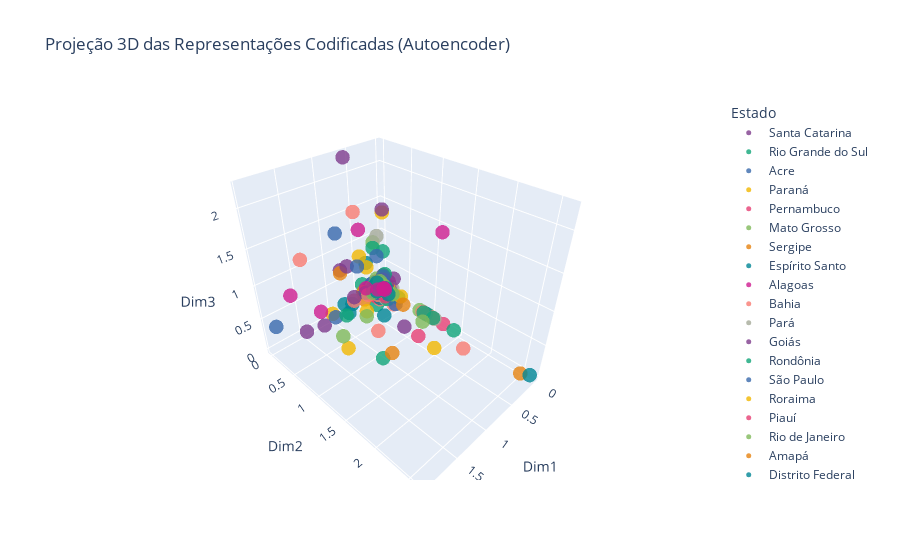

Source (notebook cell):
### Markdown cell above
A aplicação do modelo de Logistic Regression antes e depois da redução de dimensionalidade com Autoencoder revelou diferenças marcantes em desempenho e eficiência. Sem a redução, o modelo apresentou uma acurácia de 0,0667 e F1-score de 0,0540, com tempo de treino de 2,41 segundos, demonstrando alguma capacidade de identificar padrões, mas com baixa precisão geral. Após a redução para oito dimensões latentes, o tempo de treino caiu para 0,02 segundos, evidenciando um ganho significativo em eficiência computacional. Contudo, tanto a acurácia quanto o F1-score foram 0,0000, indicando perda total de capacidade preditiva. Essa queda pode ser explicada pela compressão excessiva dos dados, que eliminou informações relevantes, e pelo fato de o Autoencoder ser um método não supervisionado, que aprende a reconstruir os dados sem considerar as classes. Assim, conclui-se que, embora a redução de dimensionalidade melhore o desempenho computacional, ela deve ser aplicada com cautela para não comprometer a representatividade dos dados.

### Code cell
from sklearn.model_selection import train_test_split
import plotly.express as px

# Separa variável-alvo e preditoras
y = df['Estado']
X = df.drop(columns=['Estado'])

# Converte variáveis categóricas em numéricas (one-hot encoding)
X_encoded = pd.get_dummies(X, drop_first=True)

# Divide em conjuntos de treino e teste
X_train, X_test, y_train, y_test = train_test_split(
    X_encoded, y, test_size=0.2, random_state=42
)

# Cria DataFrame com as 3 primeiras dimensões codificadas (saída do encoder)
df_encoded = pd.DataFrame(X_train_encoded[:, :3], columns=['Dim1', 'Dim2', 'Dim3'])

# Adiciona a coluna da variável-alvo (Estado)
df_encoded['Estado'] = y_train.values

# Gera gráfico 3D interativo com Plotly
fig = px.scatter_3d(
    df_encoded, 
    x='Dim1', 
    y='Dim2', 
    z='Dim3',
    color='Estado',
    title='Projeção 3D das Representações Codificadas (Autoencoder)',
    opacity=0.8,
    color_discrete_sequence=px.colors.qualitative.Bold
)

# Ajusta tamanho dos pontos e exibe o gráfico
fig.update_traces(marker=dict(size=5))
fig.show()

### Figure 1 — Plotly figure (JSON) as saved in the notebook; plotly's stock layout.template omitted (floating-point values rounded to 4 significant figures)
{"data": [{"hovertemplate": "Estado=Santa Catarina<br>Dim1=%{x}<br>Dim2=%{y}<br>Dim3=%{z}<extra></extra>", "legendgroup": "Santa Catarina", "marker": {"color": "rgb(127, 60, 141)", "opacity": 0.8, "size": 5, "symbol": "circle"}, "mode": "markers", "name": "Santa Catarina", "scene": "scene", "showlegend": true, "type": "scatter3d", "x": [0.0, 1.447, 0.1439, 0.1229, 0.8017, 0.1568, 0.0, 0.0, 0.2394, 0.03561], "y": [0.0, 0.0, 0.1515, 0.1786, 0.0, 0.0, 0.0, 1.015, 0.1484, 0.0], "z": [0.0, 0.0, 0.0, 0.04217, 0.7061, 0.2094, 0.0, 0.0, 0.04189, 0.1196]}, {"hovertemplate": "Estado=Rio Grande do Sul<br>Dim1=%{x}<br>Dim2=%{y}<br>Dim3=%{z}<extra></extra>", "legendgroup": "Rio Grande do Sul", "marker": {"color": "rgb(17, 165, 121)", "opacity": 0.8, "size": 5, "symbol": "circle"}, "mode": "markers", "name": "Rio Grande do Sul", "scene": "scene", "showlegend": true, "type": "scatter3d", "x": [0.0, 0.0, 0.07077, 0.00249, 0.4261, 0.0, 1.153, 0.1987, 0.09149, 0.3555], "y": [0.0, 0.9365, 0.0, 0.0, 0.0, 0.0, 1.213, 0.1844, 0.08841, 0.2327], "z": [0.6729, 0.0, 0.0, 0.0, 0.2916, 0.09085, 0.1222, 0.0, 0.06266, 0.002027]}, {"hovertemplate": "Estado=Acre<br>Dim1=%{x}<br>Dim2=%{y}<br>Dim3=%{z}<extra></extra>", "legendgroup": "Acre", "marker": {"color": "rgb(57, 105, 172)", "opacity": 0.8, "size": 5, "symbol": "circle"}, "mode": "markers", "name": "Acre", "scene": "scene", "showlegend": true, "type": "scatter3d", "x": [0.001355, 0.141, 0.0, 0.0, 0.0, 0.8339, 1.957, 0.02076, 0.05255, 0.04215], "y": [0.00502, 0.0, 0.01662, 0.0, 0.0, 0.0, 0.1642, 0.0, 0.04094, 0.05836], "z": [0.0033, 0.02907, 0.1318, 0.0, 0.01678, 1.286, 0.4829, 0.0, 0.1247, 0.0]}, {"hovertemplate": "Estado=Paraná<br>Dim1=%{x}<br>Dim2=%{y}<br>Dim3=%{z}<extra></extra>", "legendgroup": "Paraná", "marker": {"color": "rgb(242, 183, 1)", "opacity": 0.8, "size": 5, "symbol": "circle"}, "mode": "markers", "name": "Paraná", "scene": "scene", "showlegend": true, "type": "scatter3d", "x": [0.0008554, 0.0687, 0.0, 0.9939, 0.4914, 0.0, 0.1644, 0.1722, 0.06598, 0.01036, 0.1798, 0.0, 0.08893], "y": [0.0, 0.0, 0.0, 0.0, 1.478, 0.01127, 0.007464, 0.0, 0.0, 0.0, 0.0, 0.0, 0.0], "z": [0.004056, 0.0, 0.0, 0.0583, 0.03706, 0.05469, 0.07391, 0.1776, 0.06886, 0.00436, 0.07742, 1.299, 0.0]}, {"hovertemplate": "Estado=Pernambuco<br>Dim1=%{x}<br>Dim2=%{y}<br>Dim3=%{z}<extra></extra>", "legendgroup": "Pernambuco", "marker": {"color": "rgb(231, 63, 116)", "opacity": 0.8, "size": 5, "symbol": "circle"}, "mode": "markers", "name": "Pernambuco", "scene": "scene", "showlegend": true, "type": "scatter3d", "x": [0.0, 0.09749, 0.2413, 0.03906, 0.1574, 0.1204, 0.0, 0.1497, 0.0, 0.0, 0.04721], "y": [0.1231, 0.0, 0.0, 0.0, 0.003679, 0.02412, 0.02657, 0.1201, 0.02857, 1.215, 0.0], "z": [0.0, 0.0, 0.01098, 0.04191, 0.1085, 0.0, 0.0, 0.0, 0.02894, 0.0, 0.07584]}, {"hovertemplate": "Estado=Mato Grosso<br>Dim1=%{x}<br>Dim2=%{y}<br>Dim3=%{z}<extra></extra>", "legendgroup": "Mato Grosso", "marker": {"color": "rgb(128, 186, 90)", "opacity": 0.8, "size": 5, "symbol": "circle"}, "mode": "markers", "name": "Mato Grosso", "scene": "scene", "showlegend": true, "type": "scatter3d", "x": [0.0, 0.01092, 0.01671, 0.03647, 0.0, 0.005643, 0.2359, 0.0, 0.1661, 0.0918, 0.05357, 0.1504], "y": [0.1441, 0.0, 0.1269, 0.0, 0.0, 0.0, 0.0507, 0.7659, 0.01007, 0.0, 0.0, 0.1359], "z": [0.0, 0.07447, 0.09526, 0.1705, 0.06799, 0.1456, 0.9381, 0.0, 0.0, 0.08322, 0.06733, 0.0009866]}, {"hovertemplate": "Estado=Sergipe<br>Dim1=%{x}<br>Dim2=%{y}<br>Dim3=%{z}<extra></extra>", "legendgroup": "Sergipe", "marker": {"color": "rgb(230, 131, 16)", "opacity": 0.8, "size": 5, "symbol": "circle"}, "mode": "markers", "name": "Sergipe", "scene": "scene", "showlegend": true, "type": "scatter3d", "x": [0.0, 0.05701, 0.2106, 0.05332, 0.0, 1.039, 0.01862, 0.009159, 0.8027, 0.3922], "y": [0.0, 2.508, 0.07096, 0.1402, 0.05627, 1.258, 0.0, 0.0, 0.0, 0.0], "z": [0.1423, 0.0, 0.0, 0.0, 0.0, 0.164, 0.04274, 0.0, 0.6595, 0.0]}, {"hovertemplate": "Estado=Espírito Santo<br>Dim1=%{x}<br>Dim2=%{y}<br>Dim3=%{z}<extra></extra>", "legendgroup": "Espírito Santo", "marker": {"color": "rgb(0, 134, 149)", "opacity": 0.8, "size": 5, "symbol": "circle"}, "mode": "markers", "name": "Espírito Santo", "scene": "scene", "showlegend": true, "type": "scatter3d", "x": [0.6299, 0.0, 0.01922, 0.1044, 0.1134, 0.0, 0.1069, 0.00701, 0.3379], "y": [0.0008984, 0.0, 0.02597, 0.0, 0.01267, 0.0, 0.004776, 0.0, 0.0], "z": [0.03939, 0.0691, 0.04554, 0.08381, 0.0, 0.0, 0.07734, 0.0, 0.6214]}, {"hovertemplate": "Estado=Alagoas<br>Dim1=%{x}<br>Dim2=%{y}<br>Dim3=%{z}<extra></extra>", "legendgroup": "Alagoas", "marker": {"color": "rgb(207, 28, 144)", "opacity": 0.8, "size": 5, "symbol": "circle"}, "mode": "markers", "name": "Alagoas", "scene": "scene", "showlegend": true, "type": "scatter3d", "x": [1.361, 0.1997, 0.002321, 0.0, 0.0, 0.02356, 0.06151, 0.0, 0.007324, 0.001401, 0.1378], "y": [0.2742, 0.1233, 0.1602, 0.1198, 0.01416, 0.0, 0.1386, 0.0, 0.05601, 0.0, 0.0], "z": [0.4489, 0.0, 0.1175, 0.1929, 0.03338, 0.1697, 0.0, 0.0, 0.007528, 0.1286, 0.1485]}, {"hovertemplate": "Estado=Bahia<br>Dim1=%{x}<br>Dim2=%{y}<br>Dim3=%{z}<extra></extra>", "legendgroup": "Bahia", "marker": {"color": "rgb(249, 123, 114)", "opacity": 0.8, "size": 5, "symbol": "circle"}, "mode": "markers", "name": "Bahia", "scene": "scene", "showlegend": true, "type": "scatter3d", "x": [0.198, 0.0, 0.02506, 0.1206, 0.05048, 0.2689, 0.1986, 0.1689, 0.0, 0.2278, 0.05537], "y": [0.1323, 0.005743, 0.0, 0.06679, 0.0, 0.0, 1.729, 0.3959, 0.05087, 0.1594, 0.0], "z": [0.0, 0.0, 0.1364, 0.03569, 0.0, 0.1357, 0.0, 0.0, 0.01635, 0.0, 0.08171]}, {"hovertemplate": "Estado=Pará<br>Dim1=%{x}<br>Dim2=%{y}<br>Dim3=%{z}<extra></extra>", "legendgroup": "Pará", "marker": {"color": "rgb(165, 170, 153)", "opacity": 0.8, "size": 5, "symbol": "circle"}, "mode": "markers", "name": "Pará", "scene": "scene", "showlegend": true, "type": "scatter3d", "x": [0.002478, 0.1694, 0.0, 0.0, 0.0, 0.01361, 0.03686, 0.09709, 0.003968, 0.1138, 0.0], "y": [0.0, 0.0, 0.2024, 0.0, 1.055, 0.01894, 0.01774, 0.1364, 0.0, 0.0, 0.0], "z": [0.01656, 0.1051, 0.09625, 0.07152, 0.0, 0.1442, 0.02216, 0.06034, 0.02725, 0.9707, 0.005259]}, {"hovertemplate": "Estado=Goiás<br>Dim1=%{x}<br>Dim2=%{y}<br>Dim3=%{z}<extra></extra>", "legendgroup": "Goiás", "marker": {"color": "rgb(127, 60, 141)", "opacity": 0.8, "size": 5, "symbol": "circle"}, "mode": "markers", "name": "Goiás", "scene": "scene", "showlegend": true, "type": "scatter3d", "x": [0.008735, 0.1552, 0.3152, 0.0, 0.0, 0.07957, 0.0, 1.194, 0.0, 0.0, 0.0, 0.01281, 0.0], "y": [0.0, 0.0, 0.003371, 0.0, 0.0, 0.0552, 0.1544, 0.06603, 0.2279, 0.0, 0.002625, 0.01521, 0.0], "z": [0.09285, 0.07242, 0.1601, 0.0, 1.345, 0.0, 0.032, 0.0, 0.2972, 0.2557, 0.04412, 0.05625, 0.1412]}, {"hovertemplate": "Estado=Rondônia<br>Dim1=%{x}<br>Dim2=%{y}<br>Dim3=%{z}<extra></extra>", "legendgroup": "Rondônia", "marker": {"color": "rgb(17, 165, 121)", "opacity": 0.8, "size": 5, "symbol": "circle"}, "mode": "markers", "name": "Rondônia", "scene": "scene", "showlegend": true, "type": "scatter3d", "x": [0.03555, 0.001468, 0.03304, 0.1949, 0.03514, 0.007447, 0.2797, 0.02843, 0.0, 0.1636, 0.0], "y": [0.08754, 0.1392, 0.0, 0.0, 0.0, 0.0, 0.00476, 0.1707, 1.406, 0.04153, 0.03371], "z": [0.0, 0.0, 0.01222, 0.8102, 0.05561, 0.0, 0.09228, 0.0, 0.0, 0.1451, 0.289]}, {"hovertemplate": "Estado=São Paulo<br>Dim1=%{x}<br>Dim2=%{y}<br>Dim3=%{z}<extra></extra>", "legendgroup": "São Paulo", "marker": {"color": "rgb(57, 105, 172)", "opacity": 0.8, "size": 5, "symbol": "circle"}, "mode": "markers", "name": "São Paulo", "scene": "scene", "showlegend": true, "type": "scatter3d", "x": [0.0, 0.2407, 0.04394, 0.2306, 0.01615, 0.003903, 1.009, 0.1911, 0.01686], "y": [0.02087, 0.0, 0.05743, 0.0, 0.0, 0.07202, 0.08894, 0.1071, 0.0], "z": [0.0, 0.2102, 0.0, 0.2122, 0.1411, 0.0, 0.056, 0.1308, 0.07676]}, {"hovertemplate": "Estado=Roraima<br>Dim1=%{x}<br>Dim2=%{y}<br>Dim3=%{z}<extra></extra>", "legendgroup": "Roraima", "marker": {"color": "rgb(242, 183, 1)", "opacity": 0.8, "size": 5, "symbol": "circle"}, "mode": "markers", "name": "Roraima", "scene": "scene", "showlegend": true, "type": "scatter3d", "x": [0.1061, 0.04259, 0.0, 0.5607, 0.4545, 0.06337, 0.1455, 0.0, 0.3275, 1.259, 0.1347], "y": [0.1861, 0.2168, 0.0, 0.2406, 0.0, 0.1255, 0.0, 0.1076, 0.0, 0.6613, 0.1898], "z": [0.0, 0.0, 0.1084, 0.0, 0.7792, 0.0, 0.05091, 0.05547, 0.5417, 0.0, 0.0]}, {"hovertemplate": "Estado=Piauí<br>Dim1=%{x}<br>Dim2=%{y}<br>Dim3=%{z}<extra></extra>", "legendgroup": "Piauí", "marker": {"color": "rgb(231, 63, 116)", "opacity": 0.8, "size": 5, "symbol": "circle"}, "mode": "markers", "name": "Piauí", "scene": "scene", "showlegend": true, "type": "scatter3d", "x": [0.2448, 0.0, 0.1485, 0.1411, 0.007987, 0.02409, 0.1216, 0.02803, 0.0, 0.01283, 0.4329], "y": [0.1121, 0.05126, 0.0, 0.0, 0.0, 0.0, 0.004403, 0.2372, 0.0, 0.0, 1.143], "z": [0.03221, 0.01665, 0.02512, 0.0, 0.0, 0.0, 0.0, 0.0, 0.0, 0.1826, 0.0]}, {"hovertemplate": "Estado=Rio de Janeiro<br>Dim1=%{x}<br>Dim2=%{y}<br>Dim3=%{z}<extra></extra>", "legendgroup": "Rio de Janeiro", "marker": {"color": "rgb(128, 186, 90)", "opacity": 0.8, "size": 5, "symbol": "circle"}, "mode": "markers", "name": "Rio de Janeiro", "scene": "scene", "showlegend": true, "type": "scatter3d", "x": [0.1058, 0.0334, 0.1361, 1.155, 0.1132, 0.0, 0.2403, 0.09106, 0.6402], "y": [0.02576, 0.0, 0.0, 0.4262, 0.2499, 0.9172, 0.0, 0.04908, 0.3269], "z": [0.06368, 0.1043, 0.2569, 0.0, 0.0, 0.0, 0.1508, 0.06479, 0.0]}, {"hovertemplate": "Estado=Amapá<br>Dim1=%{x}<br>Dim2=%{y}<br>Dim3=%{z}<extra></extra>", "legendgroup": "Amapá", "marker": {"color": "rgb(230, 131, 16)", "opacity": 0.8, "size": 5, "symbol": "circle"}, "mode": "markers", "name": "Amapá", "scene": "scene", "showlegend": true, "type": "scatter3d", "x": [0.001478, 0.07268, 0.4959, 0.0, 0.08085, 0.1324, 0.01849, 0.03521, 0.1557], "y": [0.0, 0.06101, 0.1062, 0.0, 0.0, 0.0, 0.0, 0.18, 0.01611], "z": [0.0787, 0.02578, 0.2388, 0.0, 0.1893, 0.1366, 0.0, 0.0, 0.0]}, {"hovertemplate": "Estado=Distrito Federal<br>Dim1=%{x}<br>Dim2=%{y}<br>Dim3=%{z}<extra></extra>", "legendgroup": "Distrito Federal", "marker": {"color": "rgb(0, 134, 149)", "opacity": 0.8, "size": 5, "symbol": "circle"}, "mode": "markers", "name": "Distrito Federal", "scene": "scene", "showlegend": true, "type": "scatter3d", "x": [0.004585, 0.0, 0.09974, 0.8655, 0.09256, 0.1979, 7.104e-05, 0.3638, 0.77, 0.0, 0.0], "y": [0.0, 2.606, 0.0, 0.2212, 0.2059, 0.1413, 0.0, 0.0, 0.0, 0.0, 0.8878], "z": [0.119, 0.0, 0.1477, 0.1258, 0.0702, 0.0, 0.02532, 0.1079, 0.1097, 0.0, 0.0]}, {"hovertemplate": "Estado=Paraíba<br>Dim1=%{x}<br>Dim2=%{y}<br>Dim3=%{z}<extra></extra>", "legendgroup": "Paraíba", "marker": {"color": "rgb(207, 28, 144)", "opacity": 0.8, "size": 5, "symbol": "circle"}, "mode": "markers", "name": "Paraíba", "scene": "scene", "showlegend": true, "type": "scatter3d", "x": [0.1046, 0.11, 0.0004671, 0.0, 0.004471, 0.1048, 0.1076, 1.607, 5.149e-05, 0.1439], "y": [0.07942, 0.1092, 0.1788, 0.09457, 0.0, 0.0, 0.0, 0.0, 0.0, 0.004748], "z": [0.0002014, 0.07743, 0.0, 0.02765, 0.0, 0.02835, 0.0007034, 0.6922, 0.03424, 0.0]}, {"hovertemplate": "Estado=Amazonas<br>Dim1=%{x}<br>Dim2=%{y}<br>Dim3=%{z}<extra></extra>", "legendgroup": "Amazonas", "marker": {"color": "rgb(249, 123, 114)", "opacity": 0.8, "size": 5, "symbol": "circle"}, "mode": "markers", "name": "Amazonas", "scene": "scene", "showlegend": true, "type": "scatter3d", "x": [0.3191, 0.0, 0.0, 0.168, 0.09552, 1.397, 0.04345, 0.1785, 0.0, 0.06417, 0.6138], "y": [0.0, 0.8256, 1.013, 0.05909, 0.3245, 0.0, 0.0, 0.07768, 0.09307, 0.0, 0.0263], "z": [0.04648, 0.0, 0.0, 0.0, 0.0, 1.132, 0.02268, 0.1362, 0.0, 0.05799, 0.1063]}, {"hovertemplate": "Estado=Não informado<br>Dim1=%{x}<br>Dim2=%{y}<br>Dim3=%{z}<extra></extra>", "legendgroup": "Não informado", "marker": {"color": "rgb(165, 170, 153)", "opacity": 0.8, "size": 5, "symbol": "circle"}, "mode": "markers", "name": "Não informado", "scene": "scene", "showlegend": true, "type": "scatter3d", "x": [0.0756, 0.0, 0.1222, 0.0, 0.1526, 0.008371, 0.0, 0.02982], "y": [0.06355, 0.0, 0.08856, 0.02013, 0.2135, 0.05733, 0.0, 0.03355], "z": [0.0, 0.05729, 0.1055, 0.0, 0.0, 0.0, 0.07028, 0.1358]}, {"hovertemplate": "Estado=Minas Gerais<br>Dim1=%{x}<br>Dim2=%{y}<br>Dim3=%{z}<extra></extra>", "legendgroup": "Minas Gerais", "marker": {"color": "rgb(127, 60, 141)", "opacity": 0.8, "size": 5, "symbol": "circle"}, "mode": "markers", "name": "Minas Gerais", "scene": "scene", "showlegend": true, "type": "scatter3d", "x": [0.009114, 0.6521, 0.6815, 0.06752, 0.0, 0.4247, 0.01299, 0.0743, 0.6178, 0.1338], "y": [0.0, 0.08585, 0.0, 0.1604, 0.08151, 0.8698, 0.0, 0.04999, 0.0, 0.01683], "z": [0.1795, 0.2207, 0.7167, 0.0, 0.08852, 0.0, 0.04109, 0.04805, 2.23, 0.0]}, {"hovertemplate": "Estado=Rio Grande do Norte<br>Dim1=%{x}<br>Dim2=%{y}<br>Dim3=%{z}<extra></extra>", "legendgroup": "Rio Grande do Norte", "marker": {"color": "rgb(17, 165, 121)", "opacity": 0.8, "size": 5, "symbol": "circle"}, "mode": "markers", "name": "Rio Grande do Norte", "scene": "scene", "showlegend": true, "type": "scatter3d", "x": [0.0, 0.0, 0.0, 0.0, 0.2002, 0.0, 0.1397, 0.0008604, 0.8318, 0.2147], "y": [0.8451, 1.026, 0.002058, 0.3283, 0.0, 0.0, 0.241, 0.0409, 0.1087, 0.0], "z": [0.0, 0.0, 0.05144, 0.0, 0.1436, 0.06807, 0.0, 0.06617, 0.0, 0.05757]}, {"hovertemplate": "Estado=Tocantins<br>Dim1=%{x}<br>Dim2=%{y}<br>Dim3=%{z}<extra></extra>", "legendgroup": "Tocantins", "marker": {"color": "rgb(57, 105, 172)", "opacity": 0.8, "size": 5, "symbol": "circle"}, "mode": "markers", "name": "Tocantins", "scene": "scene", "showlegend": true, "type": "scatter3d", "x": [0.03182, 0.0, 0.04949, 0.123, 0.09329, 0.0, 0.4994, 0.1999, 0.1506, 0.0], "y": [0.02783, 0.0, 0.0, 0.0, 0.0, 0.0, 0.0, 0.4696, 0.0, 0.02011], "z": [0.09162, 0.1115, 0.0, 0.644, 0.04505, 0.231, 0.6328, 0.05967, 0.0, 0.0]}, {"hovertemplate": "Estado=Não identificado<br>Dim1=%{x}<br>Dim2=%{y}<br>Dim3=%{z}<extra></extra>", "legendgroup": "Não identificado", "marker": {"color": "rgb(242, 183, 1)", "opacity": 0.8, "size": 5, "symbol": "circle"}, "mode": "markers", "name": "Não identificado", "scene": "scene", "showlegend": true, "type": "scatter3d", "x": [0.0], "y": [0.3782], "z": [0.04879]}, {"hovertemplate": "Estado=Exterior<br>Dim1=%{x}<br>Dim2=%{y}<br>Dim3=%{z}<extra></extra>", "legendgroup": "Exterior", "marker": {"color": "rgb(231, 63, 116)", "opacity": 0.8, "size": 5, "symbol": "circle"}, "mode": "markers", "name": "Exterior", "scene": "scene", "showlegend": true, "type": "scatter3d", "x": [0.1723, 0.1187, 0.0, 0.0, 0.07794, 0.1349, 0.08876], "y": [0.2219, 0.05559, 0.0, 0.0, 0.1163, 0.0, 0.05256], "z": [0.05914, 0.06768, 0.0, 0.05869, 0.0, 0.04764, 0.0284]}, {"hovertemplate": "Estado=Ceará<br>Dim1=%{x}<br>Dim2=%{y}<br>Dim3=%{z}<extra></extra>", "legendgroup": "Ceará", "marker": {"color": "rgb(128, 186, 90)", "opacity": 0.8, "size": 5, "symbol": "circle"}, "mode": "markers", "name": "Ceará", "scene": "scene", "showlegend": true, "type": "scatter3d", "x": [0.06948, 0.1004, 0.2232, 0.0857, 0.165, 0.0, 0.0, 0.0, 0.01111, 0.002415], "y": [0.0, 0.0, 0.0, 0.004431, 0.9748, 0.2025, 0.1903, 0.0, 0.001058, 0.0], "z": [0.1765, 0.0126, 0.03499, 0.155, 0.0, 0.0, 0.0, 0.06518, 0.0, 0.0]}, {"hovertemplate": "Estado=Não se aplica<br>Dim1=%{x}<br>Dim2=%{y}<br>Dim3=%{z}<extra></extra>", "legendgroup": "Não se aplica", "marker": {"color": "rgb(230, 131, 16)", "opacity": 0.8, "size": 5, "symbol": "circle"}, "mode": "markers", "name": "Não se aplica", "scene": "scene", "showlegend": true, "type": "scatter3d", "x": [0.07442], "y": [0.5034], "z": [0.0]}, {"hovertemplate": "Estado=Maranhão<br>Dim1=%{x}<br>Dim2=%{y}<br>Dim3=%{z}<extra></extra>", "legendgroup": "Maranhão", "marker": {"color": "rgb(0, 134, 149)", "opacity": 0.8, "size": 5, "symbol": "circle"}, "mode": "markers", "name": "Maranhão", "scene": "scene", "showlegend": true, "type": "scatter3d", "x": [0.0, 0.1373, 0.08574, 0.0, 0.1511, 0.004932, 0.07514, 0.4506], "y": [0.05199, 0.0, 0.08407, 0.0, 0.01471, 0.0, 0.1873, 0.4912], "z": [0.03466, 0.1819, 0.09484, 0.0, 0.03462, 0.001406, 0.02965, 0.0]}, {"hovertemplate": "Estado=Mato Grosso do Sul<br>Dim1=%{x}<br>Dim2=%{y}<br>Dim3=%{z}<extra></extra>", "legendgroup": "Mato Grosso do Sul", "marker": {"color": "rgb(207, 28, 144)", "opacity": 0.8, "size": 5, "symbol": "circle"}, "mode": "markers", "name": "Mato Grosso do Sul", "scene": "scene", "showlegend": true, "type": "scatter3d", "x": [0.4, 0.1164, 0.0, 0.4452, 0.001521, 0.0, 0.0], "y": [0.05453, 0.0, 0.006638, 0.0, 0.0, 1.1, 0.03071], "z": [0.2367, 0.04552, 0.01527, 1.193, 0.0, 1.404, 0.0]}, {"hovertemplate": "Estado= Não identificado<br>Dim1=%{x}<br>Dim2=%{y}<br>Dim3=%{z}<extra></extra>", "legendgroup": " Não identificado", "marker": {"color": "rgb(249, 123, 114)", "opacity": 0.8, "size": 5, "symbol": "circle"}, "mode": "markers", "name": " Não identificado", "scene": "scene", "showlegend": true, "type": "scatter3d", "x": [0.517, 0.743], "y": [0.0, 0.68], "z": [1.482, 0.0]}], "layout": {"autosize": true, "legend": {"title": {"text": "Estado"}, "tracegroupgap": 0}, "scene": {"aspectmode": "auto", "aspectratio": {"x": 0.8701, "y": 1.159, "z": 0.9918}, "domain": {"x": [0, 1], "y": [0, 1]}, "xaxis": {"title": {"text": "Dim1"}, "type": "linear"}, "yaxis": {"title": {"text": "Dim2"}, "type": "linear"}, "zaxis": {"title": {"text": "Dim3"}, "type": "linear"}}, "title": {"text": "Projeção 3D das Representações Codificadas (Autoencoder)"}}}
